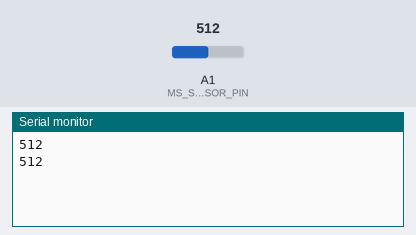
This sketch was run on a simulated Arduino Uno, built with avr-gcc and run on an emulated ATmega328P. On the bench: the last lines printed to the serial monitor. The inputs (shaded band) are chosen by the test bench; at power-on: A1 (MS_SENSOR_PIN) = 512.

Above: at 1.8 s.
1.9 s: A1 (MS_SENSOR_PIN) set to 716
At 2.8 s:
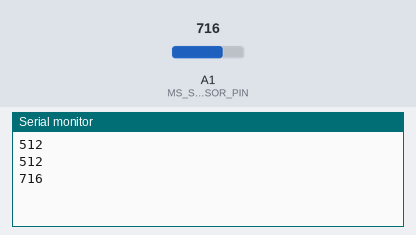
3.4 s: A1 (MS_SENSOR_PIN) set to 900
At 4.8 s:
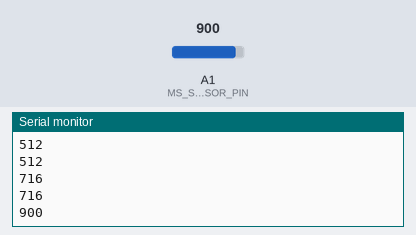
Timing chart, 0 to 6.4 s (numbered marks = the images above; inputs shaded):
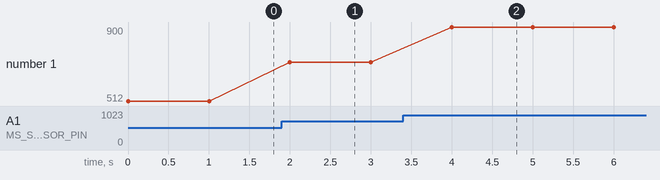

Measured:
- after the input at 1.9 s, the serial monitor: prints a new line after 0.10 s (image 1)
- after the input at 3.4 s, the serial monitor: prints a new line after 0.60 s (image 2)
- plotted number 1: 512 → 716 after the input at 1.9 s, 716 → 900 after the input at 3.4 s

The sketch:

soil_moisture_sensor_calibration.ino
```cpp
const int MS_SENSOR_PIN = A1;
int ms_value = 0;

void setup() {
  Serial.begin(9600);
  pinMode(MS_SENSOR_PIN, INPUT);
}

void loop() {
  ms_value = analogRead(MS_SENSOR_PIN);
  Serial.println(ms_value);
  delay(1000);
}
```
